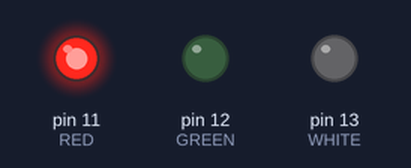
Simulated run of this sketch. Board: Arduino Uno, built with avr-gcc and run on an emulated ATmega328P. Parts: output pins drawn as LEDs (lit = HIGH).

Above: at 0.5 s.
At 1.5 s:
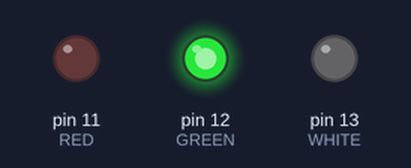
At 5.5 s:
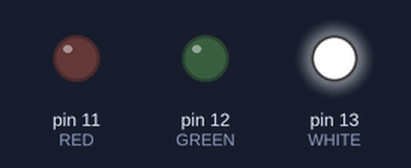
Timing chart, 0 to 6.9 s (numbered marks = the images above):
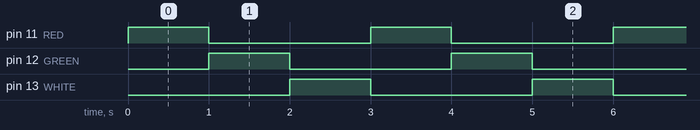

The sketch:

blink.ino
```cpp
// Blink LED on pin 11

int RED = 11;
int GREEN = 12;
int WHITE = 13;

void setup() {
  pinMode(RED, OUTPUT);		// Set Pin 11 as output pin
  pinMode(GREEN, OUTPUT);
  pinMode(WHITE, OUTPUT);
}

void loop() {
  digitalWrite(RED, HIGH);	// PIN 11 to HIGH
  delay(1000);			// delay of 1000 ms
  digitalWrite(RED, LOW);	// PIN 11 to HIGH
  digitalWrite(GREEN, HIGH);	// PIN 11 to HIGH
  delay(1000);			// again delay of 1000 ms
  digitalWrite(GREEN, LOW);	// PIN 11 to HIGH
  digitalWrite(WHITE, HIGH);	// PIN 11 to HIGH
  delay(1000);			// again delay of 1000 ms
  digitalWrite(WHITE, LOW);	// PIN 11 to HIGH
}
```

Measured:
- by itself, pin 11 (RED), pin 12 (GREEN), pin 13 (WHITE): alternates HIGH for 1.0 s and LOW for 2.0 s
- by itself, everything shown: repeats every 3.0 s, in 4 steps
